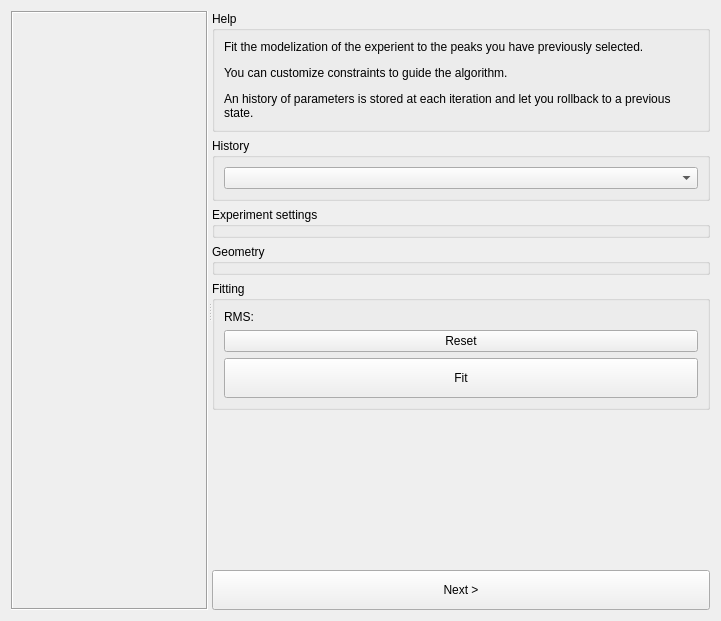
<?xml version="1.0" encoding="UTF-8"?>
<ui version="4.0">
 <class>Form</class>
 <widget class="QWidget" name="Form">
  <property name="geometry">
   <rect>
    <x>0</x>
    <y>0</y>
    <width>721</width>
    <height>621</height>
   </rect>
  </property>
  <property name="windowTitle">
   <string>Geometry fitting</string>
  </property>
  <layout class="QHBoxLayout" name="horizontalLayout">
   <item>
    <widget class="QSplitter" name="splitter">
     <property name="orientation">
      <enum>Qt::Horizontal</enum>
     </property>
     <widget class="QFrame" name="_imageHolder">
      <property name="frameShape">
       <enum>QFrame::Box</enum>
      </property>
      <property name="frameShadow">
       <enum>QFrame::Sunken</enum>
      </property>
      <property name="lineWidth">
       <number>1</number>
      </property>
     </widget>
     <widget class="QWidget" name="widget" native="true">
      <layout class="QVBoxLayout" name="verticalLayout_3" stretch="0,0,0,0,0,1,0">
       <property name="margin" stdset="0">
        <number>0</number>
       </property>
       <item>
        <widget class="QGroupBox" name="groupBox_8">
         <property name="sizePolicy">
          <sizepolicy hsizetype="Preferred" vsizetype="Fixed">
           <horstretch>0</horstretch>
           <verstretch>0</verstretch>
          </sizepolicy>
         </property>
         <property name="title">
          <string>Help</string>
         </property>
         <layout class="QVBoxLayout" name="verticalLayout_12">
          <item>
           <widget class="QLabel" name="label_48">
            <property name="text">
             <string>&lt;html&gt;&lt;head/&gt;&lt;body&gt;&lt;p&gt;Fit the modelization of the experient to the peaks you have previously selected.&lt;/p&gt;&lt;p&gt;You can customize constraints to guide the algorithm.&lt;/p&gt;&lt;p&gt;An history of parameters is stored at each iteration and let you rollback to a previous state.&lt;/p&gt;&lt;/body&gt;&lt;/html&gt;</string>
            </property>
            <property name="wordWrap">
             <bool>true</bool>
            </property>
           </widget>
          </item>
         </layout>
        </widget>
       </item>
       <item>
        <widget class="QGroupBox" name="_settings_2">
         <property name="title">
          <string>History</string>
         </property>
         <layout class="QHBoxLayout" name="horizontalLayout_2">
          <item>
           <widget class="GeometryHistoryComboBox" name="_geometryHistoryCombo"/>
          </item>
         </layout>
        </widget>
       </item>
       <item>
        <widget class="QGroupBox" name="_settings">
         <property name="title">
          <string>Experiment settings</string>
         </property>
        </widget>
       </item>
       <item>
        <widget class="QGroupBox" name="_geometry">
         <property name="title">
          <string>Geometry</string>
         </property>
        </widget>
       </item>
       <item>
        <widget class="QGroupBox" name="_fitting">
         <property name="title">
          <string>Fitting</string>
         </property>
         <layout class="QGridLayout" name="gridLayout_10" columnstretch="0,1">
          <item row="1" column="0" colspan="2">
           <widget class="WaitingPushButton" name="_resetButton">
            <property name="toolTip">
             <string>Guess geometry parameters based on the previously selected peaks</string>
            </property>
            <property name="text">
             <string>Reset</string>
            </property>
           </widget>
          </item>
          <item row="4" column="0" colspan="2">
           <widget class="WaitingPushButton" name="_fitButton">
            <property name="minimumSize">
             <size>
              <width>0</width>
              <height>40</height>
             </size>
            </property>
            <property name="toolTip">
             <string>Tune paramerters of the geometry to improve the location of the ring over the previously selected peaks</string>
            </property>
            <property name="text">
             <string>Fit</string>
            </property>
           </widget>
          </item>
          <item row="0" column="1">
           <widget class="QLabel" name="_currentResidual">
            <property name="text">
             <string/>
            </property>
           </widget>
          </item>
          <item row="0" column="0">
           <widget class="QLabel" name="label_3">
            <property name="toolTip">
             <string>Root mean square (estimation of the imperfection of the fit)</string>
            </property>
            <property name="text">
             <string>RMS:</string>
            </property>
           </widget>
          </item>
         </layout>
        </widget>
       </item>
       <item>
        <spacer name="verticalSpacer">
         <property name="orientation">
          <enum>Qt::Vertical</enum>
         </property>
         <property name="sizeHint" stdset="0">
          <size>
           <width>0</width>
           <height>0</height>
          </size>
         </property>
        </spacer>
       </item>
       <item>
        <widget class="QPushButton" name="_nextStep">
         <property name="minimumSize">
          <size>
           <width>0</width>
           <height>40</height>
          </size>
         </property>
         <property name="text">
          <string>Next &gt;</string>
         </property>
        </widget>
       </item>
      </layout>
     </widget>
    </widget>
   </item>
  </layout>
 </widget>
 <customwidgets>
  <customwidget>
   <class>WaitingPushButton</class>
   <extends>QPushButton</extends>
   <header>silx.gui.widgets.WaitingPushButton</header>
  </customwidget>
  <customwidget>
   <class>GeometryHistoryComboBox</class>
   <extends>QComboBox</extends>
   <header>pyFAI.gui.widgets.GeometryHistoryComboBox</header>
  </customwidget>
 </customwidgets>
 <tabstops>
  <tabstop>_geometryHistoryCombo</tabstop>
  <tabstop>_resetButton</tabstop>
  <tabstop>_fitButton</tabstop>
  <tabstop>_nextStep</tabstop>
 </tabstops>
 <resources/>
 <connections/>
</ui>
